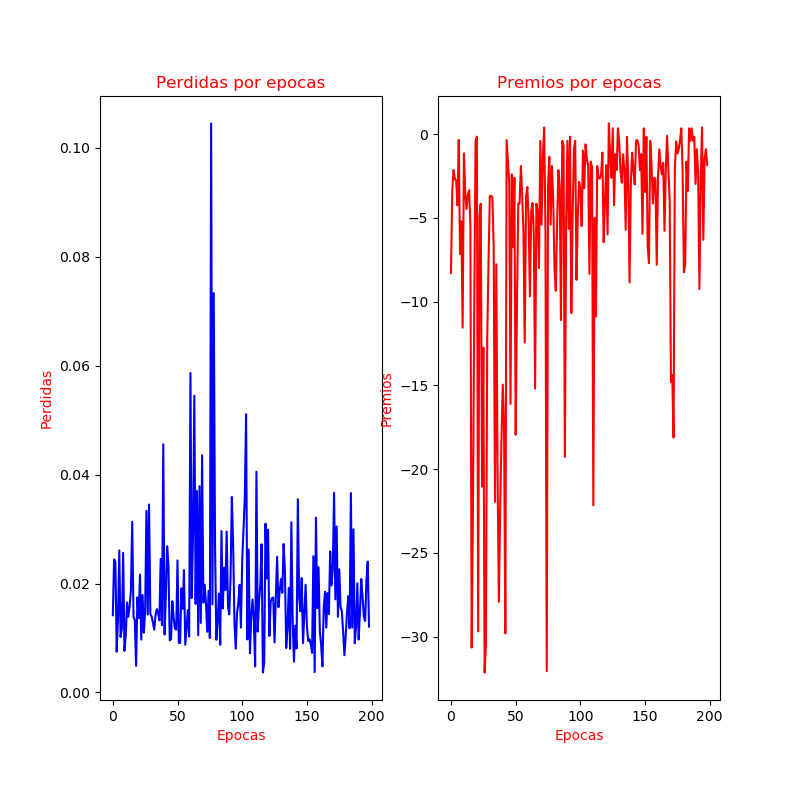

Reproduce this figure in Python.
#!/usr/bin/env python
# coding: utf-8

# In[1]:


import tensorflow as tf 
import os,random 
import pygame as pg
import numpy as np
import matplotlib.pyplot as plt
from collections import deque,namedtuple 
tf.compat.v1.logging.set_verbosity(tf.compat.v1.logging.ERROR)
tf.random.set_seed(10)
np.random.seed(10)
plt.rcParams['figure.figsize']=[8,8]
plt.rcParams['figure.dpi']=100


# In[2]:


Tupla=namedtuple('Tuple',('state','action','reward','nextstate','done'))

class Enviroment(object):
    def __init__(self,mapa):
        self.mapa=np.array(mapa)
        self.next_state=None
        self.mapa_action={'Left':0,'Right':1,'Up':2,'Down':3}
        self.mapa_action_len=len(self.mapa_action)
        self.state_random={0:(0,0),1:(0,7),2:(4,0)}
        self.agen_row = 0
        self.agen_col = 0
        self.agen_row_cp = 0
        self.agen_col_cp = 0
        self.reward = 0.0
        self.lavel='Playing'
        self.min_reward = -0.5 * self.mapa.size
        self.total_reward = 0
        self.row_target = self.mapa.shape[0]-1
        self.col_target = self.mapa.shape[1]-1
        self.visited_cell = [(self.agen_row,self.agen_col)]
        self.done = False
        self.current_state = np.array([self.agen_row,self.agen_col])

    def step(self,action):
        self.valid_action(action)
      
        if (self.mapa[self.agen_row,self.agen_col] == 0.0): # Celda erronea
            self.reward = -0.75
            self.agen_col,self.agen_row = self.agen_col_cp,self.agen_row_cp

        elif ((self.agen_row,self.agen_col) == (self.row_target,self.col_target)): # Celda objetivo
                self.reward = 1.0
                self.done = True
                self.lavel = 'Win'
                self.visited_cell.append((self.agen_row,self.agen_col))
        else:
            if ((self.agen_row,self.agen_col) in self.visited_cell): # Celda repetida
                if self.reward == -0.80:
                    pass
                else:self.reward = -0.25
            else:
                self.visited_cell.append((self.agen_row,self.agen_col)) # Celda correcta
                self.reward = -0.04
                
        self.total_reward += self.reward
        if (self.total_reward <= self.min_reward):
            self.lavel = 'Defeat'
        self.next_state=np.array([self.agen_row,self.agen_col])
        self.agen_col_cp,self.agen_row_cp = self.agen_col,self.agen_row

        return self.next_state,self.reward,self.done,self.lavel

    def valid_action(self,action):# Acciones fuera del tablero
        action=self.mapa_action[action]
        # Casos criticos
        if (self.agen_col == 0 and action == 0):# Izquierda
            self.agen_row,self.agen_col=self.agen_row,self.agen_col
            self.reward = -0.80
            
        elif ( self.agen_col == self.col_target and action == 1):# Derecha
            self.agen_row,self.agen_col=self.agen_row,self.agen_col
            self.reward = -0.80
            
        elif (self.agen_row == 0  and action == 2):# Ascenso
            self.agen_row,self.agen_col=self.agen_row,self.agen_col
            self.reward = -0.80
            
        elif  (self.agen_row == self.row_target and action == 3):# Descenso
            self.agen_row,self.agen_col=self.agen_row,self.agen_col
            self.reward = -0.80
            
        else:
            self.reward = 0
            # Casos normales
            if (action == 0):
                self.agen_col -= 1
            elif (action == 1):
                self.agen_col += 1
            elif (action == 2):
                self.agen_row -= 1
            elif (action == 3):
                self.agen_row += 1
        
    def reset_env(self):
        random_state=random.choice(range(0,3))
        x,y=self.state_random[random_state]
        self.total_reward=0
        self.lavel='Playing'
        self.done=False
        self.agen_col=y
        self.agen_row=x
        self.agen_col_cp=y
        self.agen_row_cp=x
        self.visited_cell.clear()
        self.visited_cell.append((self.agen_row,self.agen_col))
        self.reward=0
        return self.current_state

def show_map(qmap):
    alto = 444
    ancho = 444
    screen = pg.display.set_mode((alto,ancho))
    pg.display.set_caption('Mapa')
    fondo=pg.image.load('Mapa.png').convert()
    pg.init()
    screen.blit(fondo,(0,0))
    nrows,ncols=qmap.mapa.shape
    pos=np.copy(qmap.mapa)
    cellWidth = ancho/ncols
    cellHeight = alto/nrows
    pg.draw.rect(screen,(255,100,50),((ncols-1)*cellWidth + 1,(nrows-1)*cellHeight + 1,cellWidth - 2,cellHeight - 2))
    for row,col in qmap.visited_cell:
        pg.draw.rect(screen,(100,100,100),(col*cellWidth + 1,row*cellHeight + 1,cellWidth - 2,cellHeight - 2))  

    pg.display.flip()

class Dueling_DDQN():
    def __init__(self,gamma=0.90,lr=0.01,max_len=1000,load_model=False):
        self.gamma=gamma
        self.lr=lr
        self.memory=deque(maxlen=max_len)
        self.epsilon_min=0.20
        self.epsilon_decay=0.99
        self.epsilon=1.0
        self.state_dim=env.current_state.shape[0]
        self.action_dim=env.mapa_action_len
        self.load_model=load_model
        self.counter=0

        if load_model:
            self.dqn=self.make_model()
            self.dqn_target=self.make_model()
            self.dqn.load_weights('Dueling_DDQN.h5')
            print('Model loaded')
        else:
            self.dqn=self.make_model()
            self.dqn_target=self.make_model()
        self.update_params()
        self.model_save_figure()
    
    def remember(self,item):
        self.memory.append(item)

    def update_epsilon(self):
        if self.load_model:
            self.epsilon = self.epsilon_min
        else:
            if round(self.epsilon,2) > self.epsilon_min:
                self.epsilon *= self.epsilon_decay

    
    def make_model(self):
        Inputs=tf.keras.layers.Input(shape=(self.state_dim,))
        hidden=tf.keras.layers.Dense(units=50,activation='relu')(Inputs)
        hidden=tf.keras.layers.Dense(units=50,activation='relu')(hidden)
        value=tf.keras.layers.Dense(units=1)(hidden)
        advance=tf.keras.layers.Dense(units=self.action_dim)(hidden)
        q_value=tf.keras.layers.Add()([value,(advance - tf.reduce_mean(advance,axis=1,keepdims=True))])
        model=tf.keras.Model(Inputs,q_value)
        model.compile(optimizer=tf.keras.optimizers.Adam(learning_rate=self.lr),loss='mse')
        return model
    
    def set_target(self,nexstate,reward,done):
        nexstate=tf.expand_dims(tf.convert_to_tensor(nexstate),0)
        action=tf.argmax(self.dqn.predict(nexstate)[0]).numpy()
        q_value = reward + self.gamma * (1-done) * self.dqn_target.predict(nexstate)[0][action]
        return q_value
    
    def learning(self,batch_size=32):
        sample = random.sample(self.memory,k=batch_size)
        target_batch,state_batch=[],[]
        for tran in sample:
            s,a,r,n,d=tran
            target=self.set_target(n,r,d)
            target_all=self.dqn.predict(tf.expand_dims(tf.convert_to_tensor(s),0))[0]
            target_all[a]=target
            target_batch.append(target_all)
            state_batch.append(s)

        self.update_epsilon()
        self.counter += 1
        if self.counter % 10 == 0:
            self.update_params()
        return self.dqn.train_on_batch(x=tf.convert_to_tensor(state_batch),y=tf.convert_to_tensor(target_batch))
    
    def update_params(self):
        self.dqn_target.set_weights(self.dqn.get_weights())
    
    def choose_action(self,observation):
        if np.random.rand() <= self.epsilon:
            return random.randrange(0,self.action_dim)
        observation=tf.expand_dims(tf.convert_to_tensor(observation),0)
        q_value=tf.argmax(self.dqn.predict(observation)[0]).numpy()
        return q_value
    
    def save_weights(self):
        self.dqn.save_weights('Dueling_DDQN.h5')
    
    def save_model(self):
        self.dqn.save('Dueling_DDQN_model.h5',include_optimizer=False)
        print('Modelo guardado')
        
    def model_save_figure(self):
        tf.keras.utils.plot_model(self.dqn,to_file='DDDQN_Modelo.png',dpi=100,show_shapes=True)


# In[3]:


mapa=[
    # 0  1  2  3  4  5  6  7   
    [ 1.,1.,1.,1.,1.,1.,1.,1.],#0
    [ 0.,1.,0.,0.,0.,1.,0.,1.],#1
    [ 0.,1.,1.,0.,1.,1.,0.,1.],#2
    [ 0.,1.,1.,0.,1.,0.,0.,0.],#3
    [ 1.,1.,1.,1.,1.,1.,1.,0.],#4
    [ 1.,0.,0.,0.,0.,1.,0.,0.],#5
    [ 1.,1.,1.,1.,1.,1.,0.,0.],#6
    [ 0.,0.,0.,0.,0.,1.,1.,1.],#7
]
lista_acciones={0:'Left',1:'Right',2:'Up',3:'Down'}


# In[4]:


def plot_history(losses,rewards,epochs):
   fig,(axis_1,axis_2)=plt.subplots(1,2,sharey=False,sharex=False)
   axis_1.plot((range(min(epochs,len(losses)))),losses,color='b')
   axis_1.set_title('Perdidas por epocas',color='r',size=12)
   axis_1.set_xlabel('Epocas',color='r',size=10)
   axis_1.set_ylabel('Perdidas',color='r',size=10)
   axis_2.plot((range(min(epochs,len(rewards)))),rewards,color='r')
   axis_2.set_title('Premios por epocas',color='r',size=12)
   axis_2.set_xlabel('Epocas',color='r',size=10)
   axis_2.set_ylabel('Premios',color='r',size=10)
   plt.savefig(fname='Dueling_DDQN.png',format='png',dpi=100)
   return plt.show()


# In[5]:


if os.path.exists('Dueling_DDQN.h5'):
    load=True
else:load=False

episode= 200 
gamma=0.97
learning_rate=0.0005
maxlen=16000
batch=32
env=Enviroment(mapa)
agent=Dueling_DDQN(lr=learning_rate,max_len=maxlen,gamma=gamma,load_model=load)
state=env.reset_env()
for i  in range(maxlen):
    action=agent.choose_action(state)
    accion=lista_acciones[action]
    state_,reward,done,level=env.step(accion)
    agent.remember(Tupla(state,action,reward,state_,done))
    if level != 'Playing':
        state=env.reset_env()
    else:
        state = state_
print('Memory Full..')

lista_rewards,lista_losses=[],[]
for i in range(1,episode):
    state=env.reset_env()
    score = 0
    while True:
        action=agent.choose_action(state)
        accion=lista_acciones[action]
        state_,reward,done,level=env.step(accion)
        agent.remember(Tupla(state,action,reward,state_,done))
        score += reward
        show_map(env)
        if level != 'Playing':
            if i % 10 == 0:
                print('Reward: {} Episode: {}/{} Estado'.format(round(score,2),i,episode,level))
                agent.save_weights()
            break
        state = state_
        losse = agent.learning(batch_size=batch)
    lista_rewards.append(score)
    lista_losses.append(losse)
pg.quit()


# In[6]:


plot_history(lista_losses,lista_rewards,episode)


# In[7]:


agent.save_model()


# In[10]:


def test_model():
    try:
        modelo=tf.keras.models.load_model('Dueling_DDQN_model.h5')
        env=Enviroment(mapa)
        print('Modelo cargado')
    except OSError :
        return print('No se pudo cargar el modelo')

    lista_scores=[]
    for i in range(1,20):
        score=0
        state=env.reset_env()
        state=tf.expand_dims(tf.convert_to_tensor(state),0)
        while True:
            action=tf.argmax(modelo.predict(state)[0]).numpy()
            accion=lista_acciones[action]
            state_,reward,done,level=env.step(accion)
            score += reward
            show_map(env)
            if level != 'Playing':
                print('Episodio -> {}/{}  Premio -> {} '.format(i,50,round(score,2)))
                break
                
            state = tf.expand_dims(tf.convert_to_tensor(state_),0)
        lista_scores.append(score)
    pg.quit()
    array_score=np.array(lista_scores)
    promedio = np.sum(array_score)/20

    if promedio >= -1:
        print('Valor alcanzado {} (Victoria)'.format(promedio))
    else:
        print('Valor alcanzado {} (Perdida)'.format(promedio))


# In[11]:


test_model()


# ***Nota: El modelo tardo comenzo con 500 episodios de entrenamineto , fue entrenado en varios lapsos de tiempo***
